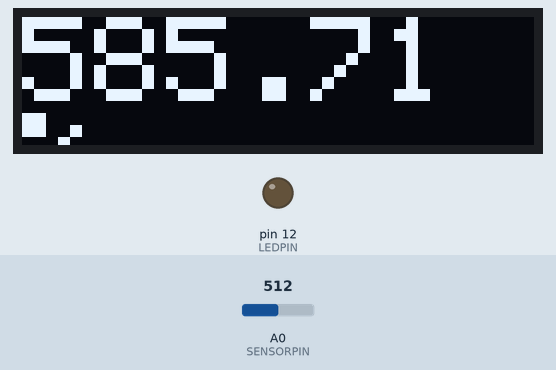
Simulated run of this sketch. Board: Arduino Uno, built with avr-gcc and run on an emulated ATmega328P. Shown: 128×32 one-colour display, output pins drawn as LEDs (lit = HIGH). The test bench sets the inputs (shaded band); at power-on: A0 (SENSORPIN) = 512.

Above: at 1.8 s.
1.9 s: A0 (SENSORPIN) set to 811
At 2.9 s:
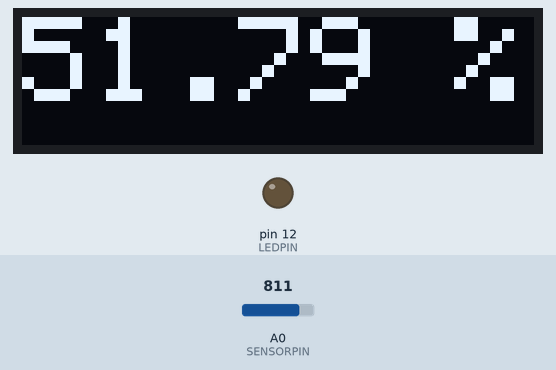
3.5 s: A0 (SENSORPIN) set to 845
At 5.3 s:
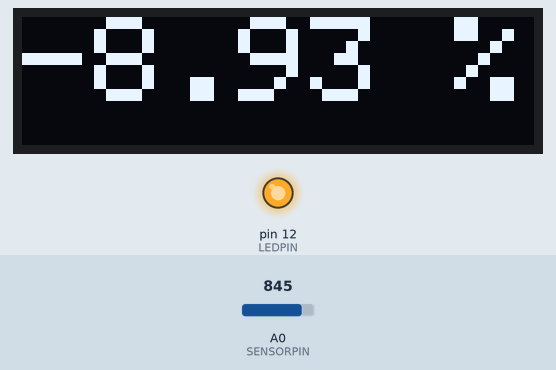
5.6 s: A0 (SENSORPIN) set to 900
At 6.9 s:
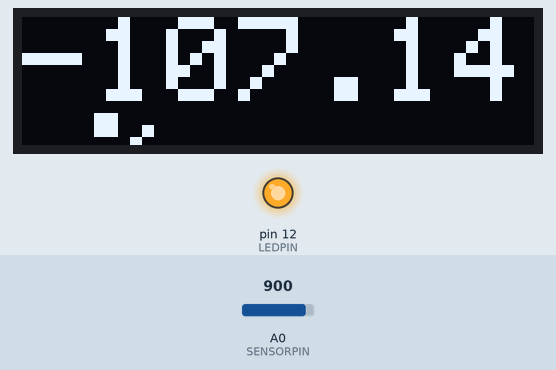
Timing chart, 0 to 8.6 s (numbered marks = the images above; inputs shaded):
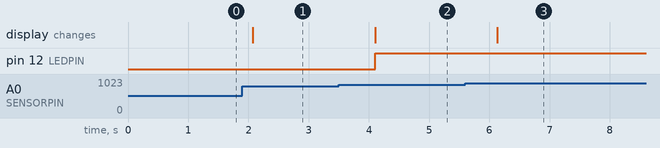

Measured:
- the behaviour switches between 828 and 829 on A0 (SENSORPIN) (found by bisection; images 1 and 2)
- after the input at 1.9 s, the display: changes after 0.17 s (image 1)
- after the input at 3.5 s, pin 12 (LEDPIN): LOW → HIGH after 0.60 s; the display: changes after 0.60 s (image 2)
- after the input at 5.6 s, the display: changes after 0.53 s (image 3)

The sketch:

sketch_jan24a.ino
```cpp
//library : SSD1306 Adafruit
#include <SPI.h>
#include <Wire.h>
#include <Adafruit_GFX.h>
#include <Adafruit_SSD1306.h>
#define OLED_RESET 4
Adafruit_SSD1306 display(OLED_RESET);

// pin of the e-tape
#define SENSORPIN A0
#define LEDPIN  12

//value from the e-tape when tank is empty
int _max = 840;
//value from the e-tape when tank is full
int _min = 784;

int _delta = _max - _min; //56
int _alert = 20; //percent
float _percentLeft = 100;

void setup(void) {
  Serial.begin(9600);

  display.begin(SSD1306_SWITCHCAPVCC, 0x3C);  // initialize with the I2C addr 0x3C (for the 128x32)
  // init done

  pinMode(LEDPIN, OUTPUT);
}

void loop(void) {
  float reading = analogRead(SENSORPIN);

  computePercentLeft(reading);

  displayOnScreen(_percentLeft);

  digitalWrite(LEDPIN, LOW);
  if (_percentLeft <= _alert) {
    digitalWrite(LEDPIN, HIGH);
  }

  delay(1000);
}

void computePercentLeft(float currentValue) {
  float d = currentValue - _min;
  float p = 1 - (d / _delta);
  _percentLeft = p * 100;
}

void displayOnScreen(float p) {
  display.clearDisplay();

  display.setTextSize(3);
  display.setTextColor(WHITE);
  display.setCursor(0, 0);
  display.print(p);
  display.println(" %");
  display.display();
}
```
